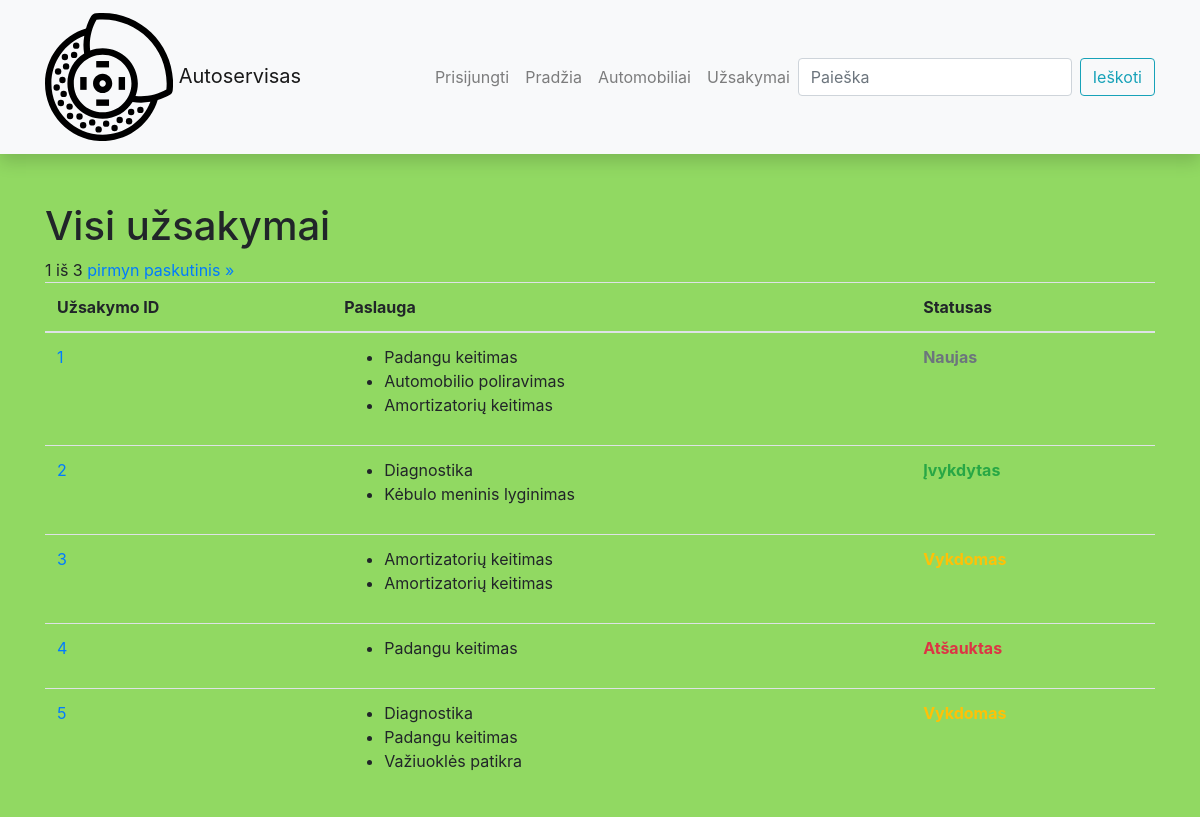
The app's page /autoservisas/uzsakymai/ with its own data.
### autoservisas/models.py (models this page shows, shortened)
class Uzsakymas(models.Model):
    sukurimo_data = models.DateTimeField('Sukurimo data', default=datetime.now, null=True, blank=True)
    automobilis = models.ForeignKey(Automobilis, on_delete=models.CASCADE)
    imoketa_suma = models.IntegerField('Įmokėta suma')
    uzsakovas = models.ForeignKey(User, on_delete=models.SET_NULL, null=True, blank=True)
    grazinimo_terminas = models.DateField('Gražinimo terminas', null=True, blank=True)
    NEW = 0
    IN_PROGRESS = 1
    COMPLETED = 2
    CANCELLED = 3
    STATUS_CHOICES = [
        (NEW, 'Naujas'),
        (IN_PROGRESS, 'Vykdomas'),
        (COMPLETED, 'Įvykdytas'),
        (CANCELLED, 'Atšauktas'),
    ]
    statusas = models.IntegerField('Statusas',
                                 choices=STATUS_CHOICES,
                                 default=NEW,
                                 blank=True,
                                 help_text='Užsakymo statusas')
    class Meta:
        verbose_name = 'Uzsakymas'
        verbose_name_plural = 'Uzsakymai'

class UzsakymoPrekes(models.Model):
    kiekis = models.IntegerField()
    uzsakymas = models.ForeignKey(Uzsakymas, on_delete=models.CASCADE, related_name="uzsakymo_prekes")
    paslauga = models.ForeignKey(Paslauga, on_delete=models.CASCADE)
    class Meta:
        verbose_name = 'Uzsakymo_Preke'
        verbose_name_plural = 'Uzsakymų_Prekes'

class Paslauga(models.Model):
    pavadinimas = models.CharField('Paslaugos pavadinimas',max_length=200)
    aprasymas = models.TextField('Paslaugos aprašymas', max_length=1300)
    kaina = models.IntegerField('Paslaugos kaina', default=0)
    class Meta:
        verbose_name = 'Paslauga'
        verbose_name_plural = 'Paslaugos'

### autoservisas/views.py (the view)
class UzsakymaiListView(generic.ListView):
    model = Uzsakymas
    context_object_name = 'uzsakymai'
    template_name = 'uzsakymai.html'
    paginate_by = 5
    def get_queryset(self):
        return Uzsakymas.objects.all()

### autoservisas/templates/uzsakymai.html (shortened to what this page needs)
{% extends 'base.html' %}
{% block content %}
    <h1>Visi užsakymai</h1>
<div class="pagination">
    <span class="step-links">
        <span class="current">
            {{ page_obj.number }} iš {{ page_obj.paginator.num_pages }}
        </span>
        {% if page_obj.has_next %}
            <a href="?page={{ page_obj.next_page_number }}">pirmyn</a>
        <a href="?page={{ page_obj.paginator.num_pages }}">paskutinis &raquo;</a>
        {% endif %}
    </span>
</div>
    <table class="table">
        <thead>
            <tr>
                <th>Užsakymo ID</th>
                <th>Paslauga</th>
                <th>Statusas</th>
            </tr>
        </thead>
        <tbody>
            {% for uzsakymas in uzsakymai %}
                <tr>
                    <td><a href="{% url 'uzsakymas-detail' uzsakymas.id %}">{{ uzsakymas.id }}</a></td>
                    <td>
                        <ul>
                            {% for preke in uzsakymas.uzsakymo_prekes.all %}
                                <li>{{ preke.paslauga.pavadinimas }}</li>
                            {% endfor %}
                        </ul>
                    </td>
                    <td>
                        <p class="{% if uzsakymas.statusas == 0 %} text-muted
                                   {% elif uzsakymas.statusas == 1 %} text-warning
                                   {% elif uzsakymas.statusas == 2 %} text-success
                                   {% elif uzsakymas.statusas == 3 %} text-danger
                                   {% else %} text-muted {% endif %}">
                            <b>{{ uzsakymas.get_statusas_display }}</b>
                        </p>
                    </td>
                </tr>
            {% endfor %}
        </tbody>
    </table>
{% endblock %}

### autoservisas/static/css/styles.css (style rules this page uses)
body { background-color: #91d962; }

### records on screen
Uzsakymas: id "1", statusas "Naujas"
UzsakymoPrekes: paslauga.pavadinimas "Padangu keitimas"
UzsakymoPrekes: paslauga.pavadinimas "Automobilio poliravimas"
UzsakymoPrekes: paslauga.pavadinimas "Amortizatorių keitimas"
Uzsakymas: id "2", statusas "Įvykdytas"
UzsakymoPrekes: paslauga.pavadinimas "Diagnostika"
UzsakymoPrekes: paslauga.pavadinimas "Kėbulo meninis lyginimas"
Uzsakymas: id "3"
UzsakymoPrekes: paslauga.pavadinimas "Amortizatorių keitimas"
UzsakymoPrekes: paslauga.pavadinimas "Amortizatorių keitimas"
Uzsakymas: id "4", statusas "Atšauktas"
UzsakymoPrekes: paslauga.pavadinimas "Padangu keitimas"
Uzsakymas: id "5"
UzsakymoPrekes: paslauga.pavadinimas "Diagnostika"
UzsakymoPrekes: paslauga.pavadinimas "Padangu keitimas"
UzsakymoPrekes: paslauga.pavadinimas "Važiuoklės patikra"

### other values on screen
{{ page_obj.number }} "1"
{{ page_obj.paginator.num_pages }} "3"
